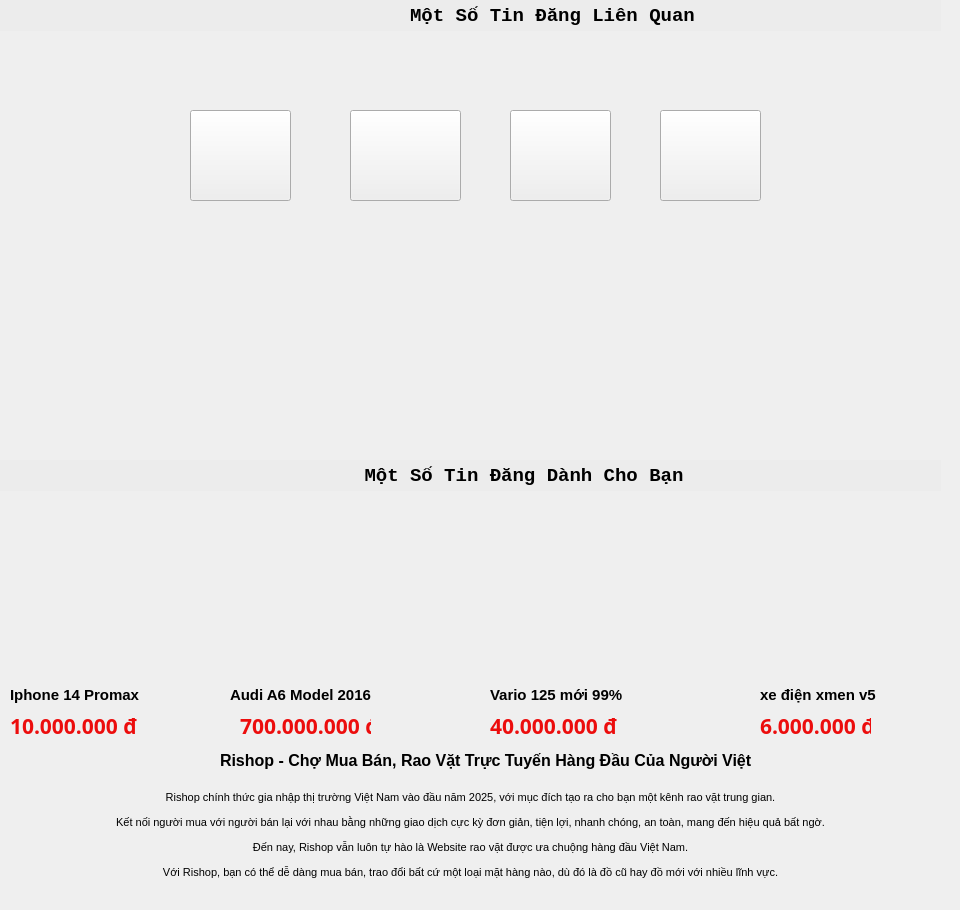
    <widget class="QWidget" name="page">
     <widget class="QLabel" name="label_18">
      <property name="geometry">
       <rect>
        <x>0</x>
        <y>0</y>
        <width>941</width>
        <height>31</height>
       </rect>
      </property>
      <property name="font">
       <font>
        <family>Consolas</family>
        <pointsize>14</pointsize>
        <bold>true</bold>
       </font>
      </property>
      <property name="styleSheet">
       <string notr="true">background-color:rgb(236, 236, 236)</string>
      </property>
      <property name="text">
       <string>                                    Một Số Tin Đăng Liên Quan</string>
      </property>
      <property name="textFormat">
       <enum>Qt::TextFormat::AutoText</enum>
      </property>
     </widget>
     <widget class="QLabel" name="label_17">
      <property name="geometry">
       <rect>
        <x>0</x>
        <y>260</y>
        <width>941</width>
        <height>171</height>
       </rect>
      </property>
      <property name="font">
       <font>
        <family>Arial Narrow</family>
        <pointsize>11</pointsize>
        <bold>true</bold>
       </font>
      </property>
      <property name="text">
       <string/>
      </property>
      <property name="pixmap">
       <pixmap>../img/Screenshot 2025-02-09 134124.png</pixmap>
      </property>
      <property name="scaledContents">
       <bool>true</bool>
      </property>
     </widget>
     <widget class="QLabel" name="label">
      <property name="geometry">
       <rect>
        <x>0</x>
        <y>0</y>
        <width>951</width>
        <height>461</height>
       </rect>
      </property>
      <property name="styleSheet">
       <string notr="true"/>
      </property>
      <property name="text">
       <string/>
      </property>
      <property name="pixmap">
       <pixmap>../img/hinh-nen-powerpoint-tet-20-2.png</pixmap>
      </property>
      <property name="scaledContents">
       <bool>true</bool>
      </property>
     </widget>
     <widget class="QLabel" name="label_47">
      <property name="geometry">
       <rect>
        <x>0</x>
        <y>460</y>
        <width>941</width>
        <height>31</height>
       </rect>
      </property>
      <property name="font">
       <font>
        <family>Consolas</family>
        <pointsize>14</pointsize>
        <bold>true</bold>
       </font>
      </property>
      <property name="styleSheet">
       <string notr="true">background-color:rgb(236, 236, 236)</string>
      </property>
      <property name="text">
       <string>                                Một Số Tin Đăng Dành Cho Bạn</string>
      </property>
      <property name="textFormat">
       <enum>Qt::TextFormat::AutoText</enum>
      </property>
     </widget>
     <widget class="QLabel" name="label_52">
      <property name="geometry">
       <rect>
        <x>0</x>
        <y>490</y>
        <width>941</width>
        <height>411</height>
       </rect>
      </property>
      <property name="text">
       <string/>
      </property>
      <property name="pixmap">
       <pixmap>../img/Screenshot 2025-02-09 134910.png</pixmap>
      </property>
      <property name="scaledContents">
       <bool>true</bool>
      </property>
     </widget>
     <widget class="QLabel" name="label_54">
      <property name="geometry">
       <rect>
        <x>220</x>
        <y>740</y>
        <width>531</width>
        <height>41</height>
       </rect>
      </property>
      <property name="font">
       <font>
        <pointsize>14</pointsize>
        <bold>true</bold>
       </font>
      </property>
      <property name="text">
       <string>&lt;html&gt;&lt;head/&gt;&lt;body&gt;&lt;p&gt;&lt;span style=&quot; font-size:12pt;&quot;&gt;Rishop - Chợ Mua Bán, Rao Vặt Trực Tuyến Hàng Đầu Của Người Việt&lt;/span&gt;&lt;/p&gt;&lt;/body&gt;&lt;/html&gt;</string>
      </property>
     </widget>
     <widget class="QLabel" name="label_55">
      <property name="geometry">
       <rect>
        <x>0</x>
        <y>780</y>
        <width>941</width>
        <height>111</height>
       </rect>
      </property>
      <property name="text">
       <string>&lt;html&gt;&lt;head/&gt;&lt;body&gt;&lt;p align=&quot;center&quot;&gt;&lt;span style=&quot; font-size:8pt;&quot;&gt;Rishop chính thức gia nhập thị trường Việt Nam vào đầu năm 2025, với mục đích tạo ra cho bạn một kênh rao vặt trung gian.&lt;/span&gt;&lt;/p&gt;&lt;p align=&quot;center&quot;&gt;&lt;span style=&quot; font-size:8pt;&quot;&gt;Kết nối người mua với người bán lại với nhau bằng những giao dịch cực kỳ đơn giản, tiện lợi, nhanh chóng, an toàn, mang đến hiệu quả bất ngờ.&lt;/span&gt;&lt;/p&gt;&lt;p align=&quot;center&quot;&gt;&lt;span style=&quot; font-size:8pt;&quot;&gt;Đến nay, Rishop vẫn luôn tự hào là Website rao vặt được ưa chuộng hàng đầu Việt Nam.&lt;/span&gt;&lt;/p&gt;&lt;p align=&quot;center&quot;&gt;&lt;span style=&quot; font-size:8pt;&quot;&gt;Với Rishop, bạn có thể dễ dàng mua bán, trao đổi bất cứ một loại mặt hàng nào, dù đó là đồ cũ hay đồ mới với nhiều lĩnh vực.&lt;/span&gt;&lt;/p&gt;&lt;/body&gt;&lt;/html&gt;</string>
      </property>
     </widget>
     <widget class="QLabel" name="label_56">
      <property name="geometry">
       <rect>
        <x>10</x>
        <y>530</y>
        <width>121</width>
        <height>151</height>
       </rect>
      </property>
      <property name="text">
       <string/>
      </property>
      <property name="pixmap">
       <pixmap>../img/9d7c49d3b068e4ca9b89602eb732c104-2919791456432088214.jpg</pixmap>
      </property>
      <property name="scaledContents">
       <bool>true</bool>
      </property>
     </widget>
     <widget class="QLabel" name="label_59">
      <property name="geometry">
       <rect>
        <x>10</x>
        <y>680</y>
        <width>131</width>
        <height>31</height>
       </rect>
      </property>
      <property name="font">
       <font>
        <pointsize>11</pointsize>
        <bold>true</bold>
       </font>
      </property>
      <property name="text">
       <string>&lt;html&gt;&lt;head/&gt;&lt;body&gt;&lt;p&gt;Iphone 14 Promax&lt;/p&gt;&lt;/body&gt;&lt;/html&gt;</string>
      </property>
     </widget>
     <widget class="QLabel" name="label_61">
      <property name="geometry">
       <rect>
        <x>10</x>
        <y>710</y>
        <width>131</width>
        <height>31</height>
       </rect>
      </property>
      <property name="font">
       <font>
        <family>Dubai</family>
        <pointsize>16</pointsize>
        <bold>true</bold>
       </font>
      </property>
      <property name="styleSheet">
       <string notr="true">color:rgb(236, 13, 13)</string>
      </property>
      <property name="text">
       <string>10.000.000 đ</string>
      </property>
     </widget>
     <widget class="QLabel" name="label_62">
      <property name="geometry">
       <rect>
        <x>210</x>
        <y>530</y>
        <width>191</width>
        <height>151</height>
       </rect>
      </property>
      <property name="text">
       <string/>
      </property>
      <property name="pixmap">
       <pixmap>../img/a1ba9bcfae561b9734ea76bb43fc486b-2917703877376894148.jpg</pixmap>
      </property>
      <property name="scaledContents">
       <bool>true</bool>
      </property>
     </widget>
     <widget class="QLabel" name="label_63">
      <property name="geometry">
       <rect>
        <x>230</x>
        <y>680</y>
        <width>151</width>
        <height>31</height>
       </rect>
      </property>
      <property name="font">
       <font>
        <pointsize>11</pointsize>
        <bold>true</bold>
       </font>
      </property>
      <property name="layoutDirection">
       <enum>Qt::LayoutDirection::LeftToRight</enum>
      </property>
      <property name="text">
       <string>&lt;html&gt;&lt;head/&gt;&lt;body&gt;&lt;p&gt;Audi A6 Model 2016&lt;/p&gt;&lt;/body&gt;&lt;/html&gt;</string>
      </property>
     </widget>
     <widget class="QLabel" name="label_64">
      <property name="geometry">
       <rect>
        <x>240</x>
        <y>710</y>
        <width>131</width>
        <height>31</height>
       </rect>
      </property>
      <property name="font">
       <font>
        <family>Dubai</family>
        <pointsize>16</pointsize>
        <bold>true</bold>
       </font>
      </property>
      <property name="styleSheet">
       <string notr="true">color:rgb(236, 13, 13)</string>
      </property>
      <property name="text">
       <string>700.000.000 đ</string>
      </property>
     </widget>
     <widget class="QLabel" name="label_67">
      <property name="geometry">
       <rect>
        <x>460</x>
        <y>530</y>
        <width>191</width>
        <height>151</height>
       </rect>
      </property>
      <property name="text">
       <string/>
      </property>
      <property name="pixmap">
       <pixmap>../img/e6128b487665f00701afb4d48e92a0e0-2916848521968917259.jpg</pixmap>
      </property>
      <property name="scaledContents">
       <bool>true</bool>
      </property>
     </widget>
     <widget class="QLabel" name="label_68">
      <property name="geometry">
       <rect>
        <x>490</x>
        <y>680</y>
        <width>141</width>
        <height>31</height>
       </rect>
      </property>
      <property name="font">
       <font>
        <pointsize>11</pointsize>
        <bold>true</bold>
       </font>
      </property>
      <property name="layoutDirection">
       <enum>Qt::LayoutDirection::LeftToRight</enum>
      </property>
      <property name="text">
       <string>&lt;html&gt;&lt;head/&gt;&lt;body&gt;&lt;p&gt;Vario 125 mới 99%&lt;/p&gt;&lt;/body&gt;&lt;/html&gt;</string>
      </property>
     </widget>
     <widget class="QLabel" name="label_69">
      <property name="geometry">
       <rect>
        <x>490</x>
        <y>710</y>
        <width>131</width>
        <height>31</height>
       </rect>
      </property>
      <property name="font">
       <font>
        <family>Dubai</family>
        <pointsize>16</pointsize>
        <bold>true</bold>
       </font>
      </property>
      <property name="styleSheet">
       <string notr="true">color:rgb(236, 13, 13)</string>
      </property>
      <property name="text">
       <string>40.000.000 đ</string>
      </property>
     </widget>
     <widget class="QLabel" name="label_70">
      <property name="geometry">
       <rect>
        <x>720</x>
        <y>530</y>
        <width>191</width>
        <height>151</height>
       </rect>
      </property>
      <property name="text">
       <string/>
      </property>
      <property name="pixmap">
       <pixmap>../img/22386391099d7d52e767b268a71faccd-2920503881873202965.jpg</pixmap>
      </property>
      <property name="scaledContents">
       <bool>true</bool>
      </property>
     </widget>
     <widget class="QLabel" name="label_71">
      <property name="geometry">
       <rect>
        <x>760</x>
        <y>680</y>
        <width>121</width>
        <height>31</height>
       </rect>
      </property>
      <property name="font">
       <font>
        <pointsize>11</pointsize>
        <bold>true</bold>
       </font>
      </property>
      <property name="layoutDirection">
       <enum>Qt::LayoutDirection::LeftToRight</enum>
      </property>
      <property name="text">
       <string>&lt;html&gt;&lt;head/&gt;&lt;body&gt;&lt;p&gt;xe điện xmen v5 &lt;/p&gt;&lt;/body&gt;&lt;/html&gt;</string>
      </property>
     </widget>
     <widget class="QLabel" name="label_72">
      <property name="geometry">
       <rect>
        <x>760</x>
        <y>710</y>
        <width>111</width>
        <height>31</height>
       </rect>
      </property>
      <property name="font">
       <font>
        <family>Dubai</family>
        <pointsize>16</pointsize>
        <bold>true</bold>
       </font>
      </property>
      <property name="styleSheet">
       <string notr="true">color:rgb(236, 13, 13)</string>
      </property>
      <property name="text">
       <string>6.000.000 đ</string>
      </property>
     </widget>
     <widget class="QPushButton" name="pushButton_2">
      <property name="geometry">
       <rect>
        <x>190</x>
        <y>110</y>
        <width>101</width>
        <height>91</height>
       </rect>
      </property>
      <property name="text">
       <string/>
      </property>
      <property name="icon">
       <iconset>
        <normaloff>F:/00.png</normaloff>F:/00.png</iconset>
      </property>
      <property name="iconSize">
       <size>
        <width>120</width>
        <height>120</height>
       </size>
      </property>
     </widget>
     <widget class="QPushButton" name="pushButton_3">
      <property name="geometry">
       <rect>
        <x>350</x>
        <y>110</y>
        <width>111</width>
        <height>91</height>
       </rect>
      </property>
      <property name="text">
       <string/>
      </property>
     </widget>
     <widget class="QPushButton" name="pushButton_4">
      <property name="geometry">
       <rect>
        <x>510</x>
        <y>110</y>
        <width>101</width>
        <height>91</height>
       </rect>
      </property>
      <property name="text">
       <string/>
      </property>
     </widget>
     <widget class="QPushButton" name="pushButton_5">
      <property name="geometry">
       <rect>
        <x>660</x>
        <y>110</y>
        <width>101</width>
        <height>91</height>
       </rect>
      </property>
      <property name="text">
       <string/>
      </property>
     </widget>
     <zorder>label_52</zorder>
     <zorder>label</zorder>
     <zorder>label_18</zorder>
     <zorder>label_17</zorder>
     <zorder>label_54</zorder>
     <zorder>label_55</zorder>
     <zorder>label_56</zorder>
     <zorder>label_59</zorder>
     <zorder>label_61</zorder>
     <zorder>label_62</zorder>
     <zorder>label_63</zorder>
     <zorder>label_64</zorder>
     <zorder>label_67</zorder>
     <zorder>label_68</zorder>
     <zorder>label_69</zorder>
     <zorder>label_70</zorder>
     <zorder>label_71</zorder>
     <zorder>label_72</zorder>
     <zorder>label_47</zorder>
     <zorder>pushButton_2</zorder>
     <zorder>pushButton_3</zorder>
     <zorder>pushButton_4</zorder>
     <zorder>pushButton_5</zorder>
    </widget>
